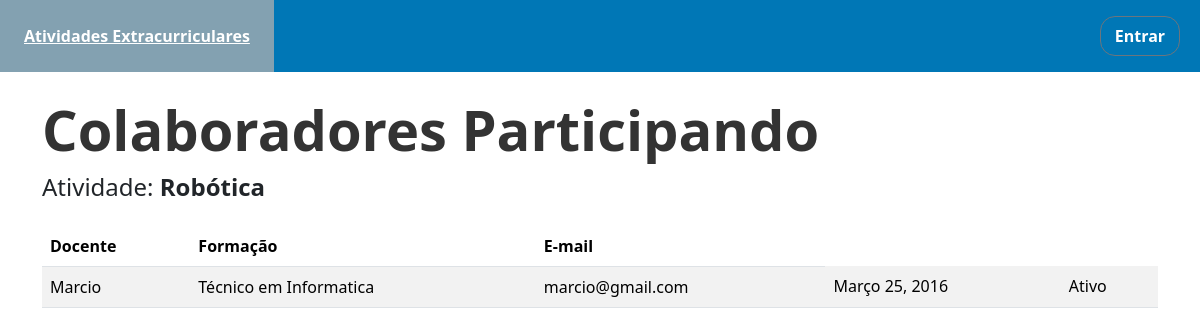
Before: /atividade/1/colaboradores/ with the older database file.
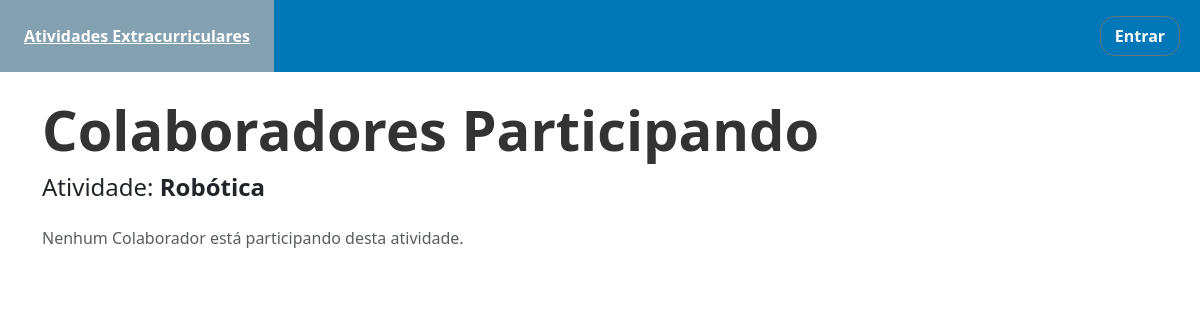
After: the same page with the newer database file.
### site_pfi/models.py (models this page shows, shortened)
class Colaboradores(models.Model):
    data_inicio = models.DateField()
    data_final = models.DateField(blank=True, null=True)
    situacao = models.CharField(max_length=50)#Talvez usar o booleanfield
    fk_atividade_extracurricular = models.ForeignKey('AtividadeExtracurricular', on_delete=models.DO_NOTHING)
    fk_docente = models.ForeignKey('Docente', on_delete=models.CASCADE)

class Docente(models.Model):
    user = models.OneToOneField(User, on_delete=models.CASCADE)
    nome = models.CharField(max_length=50)
    formacao = models.CharField(max_length=80)
    def email(self):
        return self.user.email

### site_pfi/views.py (the view)
# urls.py: path('atividade/<int:pk>/colaboradores/', views.listar_colaboradores_participando, name='listar_colaboradores_participando'),
def listar_colaboradores_participando(request, pk):
    atividade = AtividadeExtracurricular.objects.get(pk=pk) #Pegando a pk que veio da url
    colaboradores_participando = Colaboradores.objects.filter(fk_atividade_extracurricular=atividade) #Pegando o aluno de acordo com a atividade
    context = {
        'atividade': atividade,
        'colaboradores_participando': colaboradores_participando
    }
    return render(request, 'colaboradores_participando.html', context=context)

### templates/colaboradores_participando.html (shortened to what this page needs)
{% extends 'page.html' %}
{% load static %}
{% block conteudo %}
    <div class="container mt-4">
        <h2 class="section-title">Colaboradores Participando</h2>
        <h4>Atividade: <strong>{{ atividade.nome }}</strong></h4>
        <div class="mt-4">
            {% if colaboradores_participando %}
                <table class="table table-striped" style="margin-top: 20px;">
                    <thead class='table'>
                    <tr>
                        <th>Docente</th>
                        <th>Formação</th>
                        <th>E-mail</th>
                    </tr>
                    </thead>
                    <tbody>
                    {% for al in colaboradores_participando %}
                        <tr>
                            <td>{{ al.fk_docente.nome }}</td>
                            <td>{{ al.fk_docente.formacao }}</td>
                            <td>{{ al.fk_docente.email }}</td>
                            <td>{{  al.data_inicio }}</td>
                            <td>{{  al.situacao }}</td>
                        </tr>
                    {% endfor %}
                    </tbody>
                </table>
            {% else %}
                <p class="text-muted">Nenhum Colaborador está participando desta atividade.</p>
            {% endif %}
        </div>
</div>
{% endblock conteudo %}

Changed rows visible on the page:
removed Colaboradores: fk_docente.nome "Marcio", fk_docente.formacao "Técnico em Informatica", fk_docente.email "marcio@gmail.com", data_inicio "Março 25, 2016", situacao "Ativo"
Other visible differences:
text no longer shown: "Docente Formação E-mail"
text now shown: "Nenhum Colaborador está participando desta atividade."
